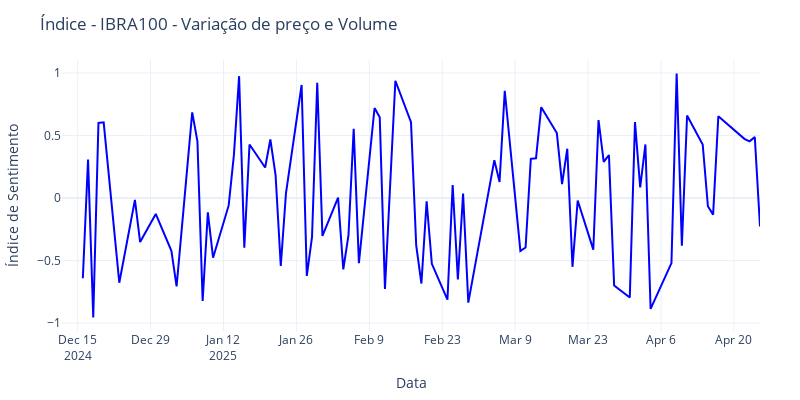

Notebook cell for this chart:
### Code cell
fig = go.Figure()

# scaler = MinMaxScaler(feature_range=(0, 1))
# scaled_features = scaler.fit_transform(df_resultado[['Indice_Sentimento']])
# scaled_df_volume = pd.DataFrame(scaled_features, columns=['Indice_Sentimento'], index=df_resultado.index)
scaled_df_volume = df_resultado.copy()

# Linha principal (o seu índice de sentimento)
fig.add_trace(go.Scatter(x=scaled_df_volume.index,y=scaled_df_volume['Indice_Sentimento'],mode='lines',
    name=f'Índice de Sentimento - {carteira}', line=dict(color='blue')))

# fig.add_trace(go.Scatter(x=[scaled_df_volume.index.min(), scaled_df_volume.index.max()],y=[0.7, 0.7],mode='lines',
#     name='Otimismo ', line=dict(color='green', dash='dash')))
# fig.add_trace(go.Scatter(x=[scaled_df_volume.index.min(), scaled_df_volume.index.max()],y=[-0.7, -0.7],mode='lines',
#     name='Pânico ', line=dict(color='red', dash='dash')))
# Layout
fig.update_layout(title=f'Índice - {carteira.upper()} - Variação de preço e Volume',width=800,height=400,#legend=dict(yanchor="top", y=0.99, xanchor="left", x=0.01),
    margin=dict(l=40, r=40, t=60, b=40),xaxis_title='Data',yaxis_title='Índice de Sentimento',template='plotly_white')

fig.show()
